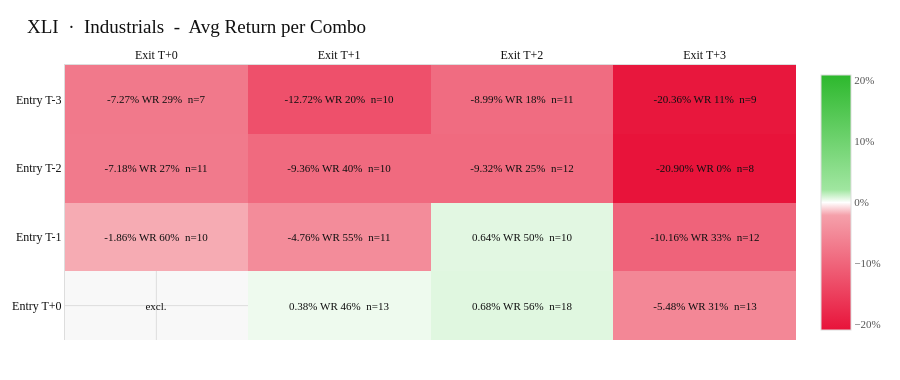

The notebook cell saved with this chart:
### Markdown cell above
**Analysis:**

XLE is the starkest result in the dataset so far, and the message is unambiguous: the only profitable configuration is exiting on the FOMC decision day itself, and everything beyond that is deeply negative. E-3/X+0 at +2.77% with a 68% win rate and E-2/X+0 at +2.05% with a 57% win rate are the only green cells in the entire matrix. The moment you hold past T+0, returns collapse dramatically. E-1/X+2 sits at -14.85% with a 19% win rate, E-1/X+3 at -20.24% with a 20% win rate, and E-2/X+3 at -19.14% with a 33% win rate. These are not just negative average returns but catastrophically low win rates suggesting near-consistent losses. The E-3/X+0 win rate of 68% is actually the highest single-cell win rate seen across all tickers analysed so far, which makes the T+0 exit signal for XLE particularly clean and reliable. The interpretation is straightforward: energy sector volatility spikes in anticipation of the rate decision, the straddle appreciates as IV rises into the announcement, and then the combination of IV crush and the fact that energy prices are driven by supply and demand rather than rate decisions means the post-FOMC drift provides no support at all. XLE is effectively a pure IV run-up trade with a very hard exit rule: you must be out by close on decision day, no exceptions.

### Code cell
# Analyse XLI (Financial) configs
plot_ticker("XLI")

### Figure 1 — Plotly figure (JSON) as saved in the notebook; plotly's stock layout.template omitted (floating-point values rounded to 4 significant figures)
{"data": [{"colorbar": {"outlinecolor": "#dddddd", "outlinewidth": 1, "tickfont": {"color": "#555555", "family": "Garamond, 'EB Garamond', Georgia, serif", "size": 11}, "tickformat": ".0%"}, "colorscale": [[0, "#e8133a"], [0.45, "#f5a0aa"], [0.5, "#ffffff"], [0.55, "#a0e6a0"], [1, "#2db82d"]], "hoverongaps": false, "showscale": true, "text": [["-7.27%\nWR 29%  n=7", "-12.72%\nWR 20%  n=10", "-8.99%\nWR 18%  n=11", "-20.36%\nWR 11%  n=9"], ["-7.18%\nWR 27%  n=11", "-9.36%\nWR 40%  n=10", "-9.32%\nWR 25%  n=12", "-20.90%\nWR 0%  n=8"], ["-1.86%\nWR 60%  n=10", "-4.76%\nWR 55%  n=11", "0.64%\nWR 50%  n=10", "-10.16%\nWR 33%  n=12"], ["excl.", "0.38%\nWR 46%  n=13", "0.68%\nWR 56%  n=18", "-5.48%\nWR 31%  n=13"]], "textfont": {"color": "#111111", "family": "Garamond, 'EB Garamond', Georgia, serif", "size": 11}, "texttemplate": "%{text}", "type": "heatmap", "x": ["Exit T+0", "Exit T+1", "Exit T+2", "Exit T+3"], "y": ["Entry T-3", "Entry T-2", "Entry T-1", "Entry T+0"], "z": [[-0.07273, -0.1272, -0.08985, -0.2036], [-0.07176, -0.09358, -0.09318, -0.209], [-0.01858, -0.04757, 0.006357, -0.1016], [null, 0.003807, 0.006839, -0.05483]], "zmid": 0}], "layout": {"font": {"color": "#111111", "family": "Garamond, 'EB Garamond', Georgia, serif", "size": 13}, "height": 380, "hoverlabel": {"bgcolor": "#ffffff", "bordercolor": "#dddddd", "font": {"color": "#111111", "family": "Garamond, 'EB Garamond', Georgia, serif", "size": 13}}, "margin": {"b": 40, "l": 65, "r": 40, "t": 65}, "paper_bgcolor": "#ffffff", "plot_bgcolor": "#f8f8f8", "title": {"font": {"color": "#111111", "family": "Garamond, 'EB Garamond', Georgia, serif", "size": 19}, "text": "XLI  ·  Industrials  -  Avg Return per Combo", "x": 0.03, "xanchor": "left"}, "xaxis": {"gridcolor": "#dddddd", "linecolor": "#dddddd", "side": "top", "tickfont": {"color": "#111111", "family": "Garamond, 'EB Garamond', Georgia, serif", "size": 12}}, "yaxis": {"autorange": "reversed", "gridcolor": "#dddddd", "linecolor": "#dddddd", "tickfont": {"color": "#111111", "family": "Garamond, 'EB Garamond', Georgia, serif", "size": 12}}}}
